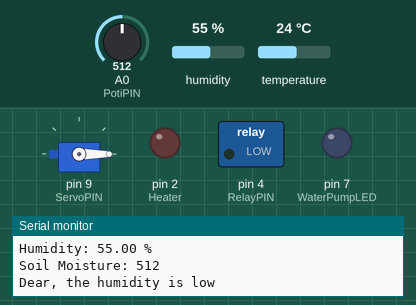
The sketch below on a simulated Arduino Uno, built with avr-gcc and run on an emulated ATmega328P. On the bench: servo, switched loads named in the sketch (green lamp = pin HIGH), output pins drawn as LEDs (lit = HIGH), the last lines printed to the serial monitor. The inputs (shaded band) are chosen by the test bench; at power-on: temperature 24 °C, A0 (PotiPIN) = 512, humidity 55 %.

Above: at 2.8 s.
2.9 s: temperature set to 20.6 °C
5.6 s: temperature set to 19.5 °C
At 7.2 s:
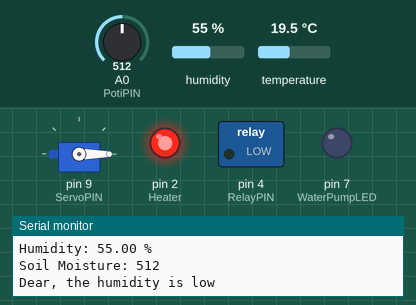
8.3 s: A0 (PotiPIN) set to 31
11.3 s: A0 (PotiPIN) set to 27
At 12.7 s:
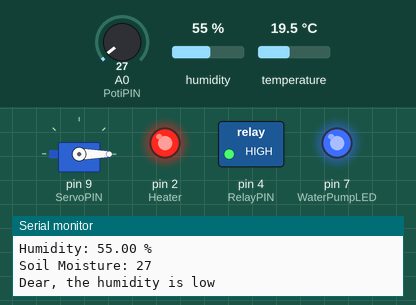
Timing chart, 0 to 14.3 s (numbered marks = the images above; inputs shaded):
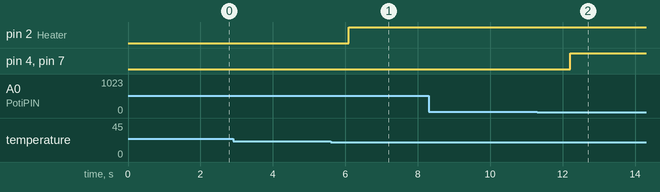

The sketch:

sketch.ino
```cpp
#include <Servo.h>
#include <DHT.h>

#define Heater 2        // السخان (LED أحمر)
#define RelayPIN 4      // الريليه (المضخة)
#define ServoPIN 9      // محرك السيرفو
#define DHTPIN 13       // حساس الحرارة والرطوبة DHT22
#define DHTTYPE DHT22   // نوع الحساس
#define PotiPIN A0      // حساس رطوبة التربة (بوتينشوميتر)
#define WaterPumpLED 7  // LED الأزرق للمضخة

Servo Myservo;
DHT dht(DHTPIN, DHTTYPE);

void setup() {
  Serial.begin(9600);

  pinMode(Heater, OUTPUT);
  pinMode(RelayPIN, OUTPUT);
  pinMode(ServoPIN, OUTPUT);
  pinMode(DHTPIN, INPUT);
  pinMode(PotiPIN, INPUT);
  pinMode(WaterPumpLED, OUTPUT);

  dht.begin();
  Myservo.attach(ServoPIN);
  Myservo.write(0);
}

void loop() {
  float Temperature = dht.readTemperature();  // قراءة درجة الحرارة
  float humidity = dht.readHumidity(); // قراءة نسبة الرطوبة
  int soilMoisture = analogRead(PotiPIN);     // قراءة مستوى رطوبة التربة

  Serial.print("Temperature: ");
  Serial.print(Temperature);
  Serial.println(" *C");

  Serial.print("Humidity: ");
  Serial.print(humidity);
  Serial.println(" %");

  Serial.print("Soil Moisture: ");
  Serial.println(soilMoisture);

  if (Temperature >= 30)
    Myservo.write(90);
  else if (Temperature < 20)
    digitalWrite(Heater, HIGH);
  else {
    Myservo.write(0);
    digitalWrite(Heater, LOW);
  }

  if(humidity >= 50)
    Serial.println("Dear, the humidity is low");

  if (soilMoisture < 30) { // إذا كانت التربة جافة
    digitalWrite(RelayPIN, HIGH); // تشغيل المضخة
    digitalWrite(WaterPumpLED, HIGH); // تشغيل LED الأزرق
    delay(10000);  // تشغيل المضخة لمدة 10 ثوانٍ
    digitalWrite(RelayPIN, LOW);  // إيقاف المضخة
    digitalWrite(WaterPumpLED, LOW); // إيقاف LED الأزرق
  }

  delay(2000); // تأخير لقراءة البيانات كل 2 ثانية
}
```

Measured:
- the behaviour switches between 20 and 19.9 °C on temperature (found by bisection; images 0 and 1)
- the behaviour switches between 30 and 29 on A0 (PotiPIN) (found by bisection; images 1 and 2)
- after the input at 5.6 s, pin 2 (Heater): LOW → HIGH after 0.50 s
- after the input at 11.3 s, pin 4 (RelayPIN), pin 7 (WaterPumpLED): LOW → HIGH after 0.91 s
